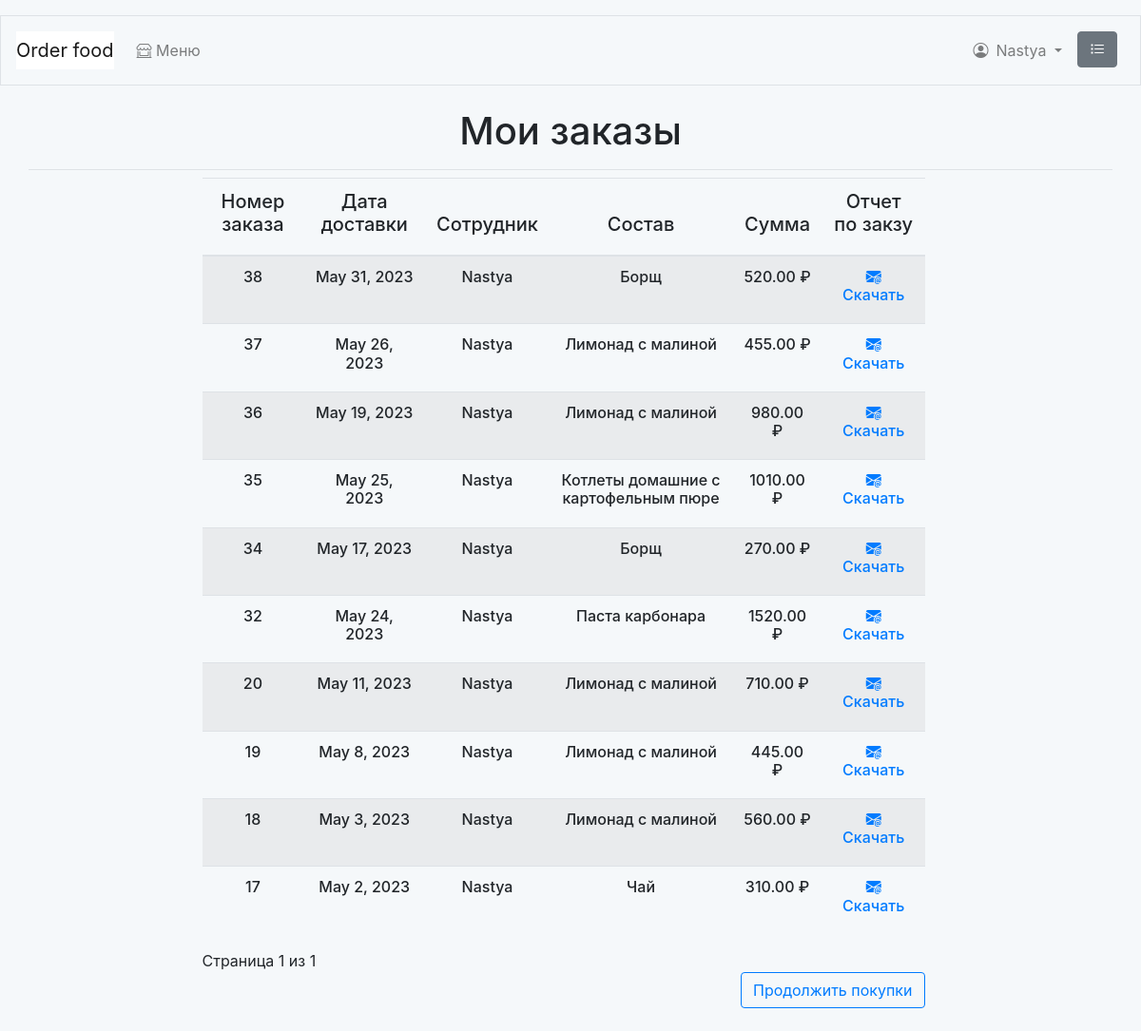
/orders/history/ (signed in), run on an earlier commit of the app's database.
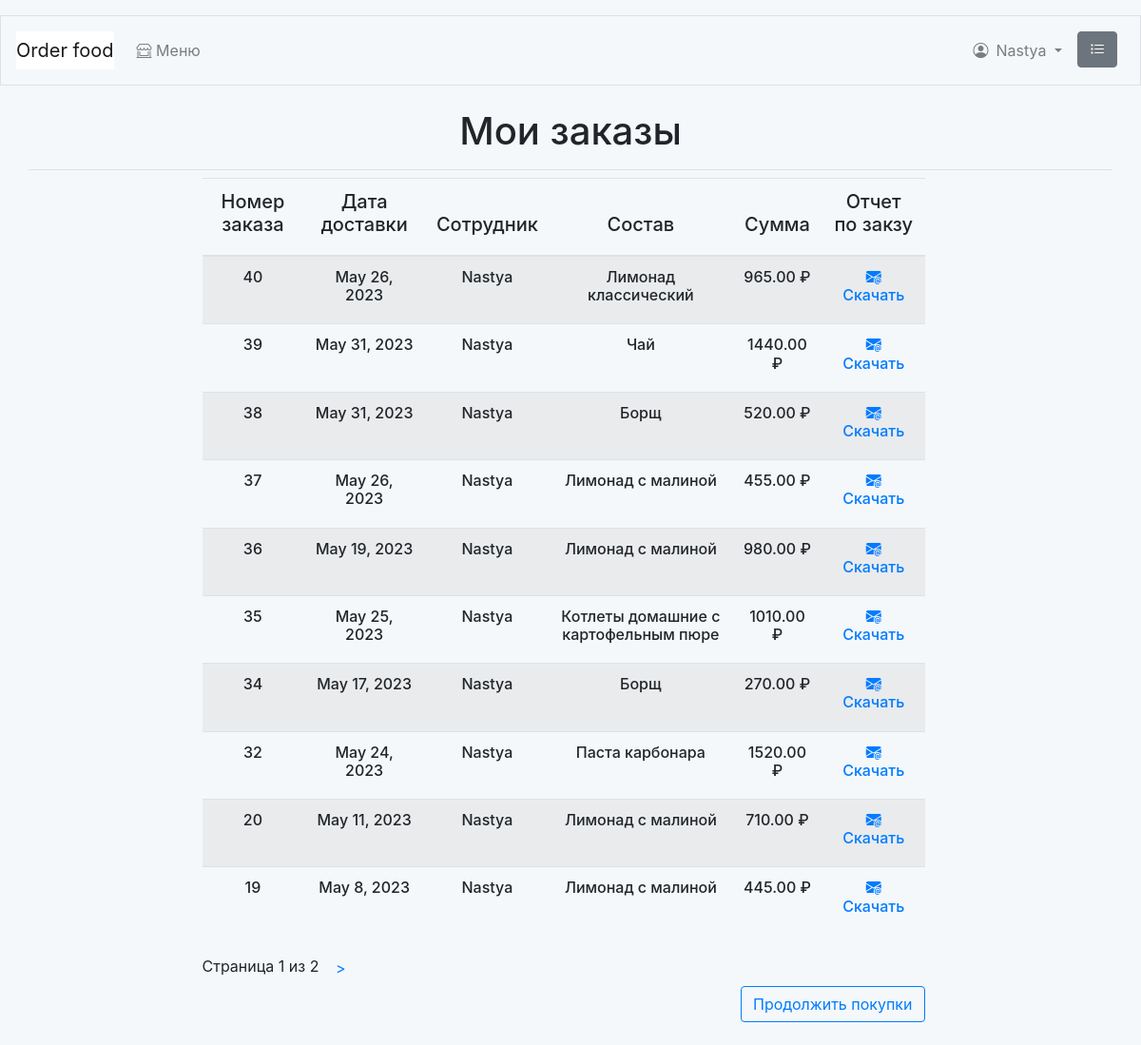
And on a later commit of the database.
### orders/models.py (models this page shows, shortened)
class Order(models.Model):
    name = models.ForeignKey(User,
                             related_name='name_employee',
                             on_delete=models.CASCADE)
    date = models.DateField()
    created = models.DateTimeField(auto_now_add=True)
    updated = models.DateTimeField(auto_now=True)
    paid = models.BooleanField(default=False)
    class Meta:
        ordering = ['-created']
        indexes = [
            models.Index(fields=['created']),
        ]

### food_order/models.py (models this page shows, shortened)
class Dish(models.Model):
    category = models.ForeignKey(Category,
                                 related_name='dishes',
                                 on_delete=models.CASCADE,
                                 default=None)
    name = models.CharField(max_length=50)
    slug = models.SlugField(max_length=50,
                            unique=True)
    image = models.ImageField(upload_to='dishes/%Y/%m/%d',
                              blank=True)
    description = models.TextField(blank=True)
    composition = models.CharField(max_length=250)
    price = models.DecimalField(max_digits=10,
                                decimal_places=2)
    available = models.BooleanField(default=True)
    created = models.DateTimeField(auto_now_add=True)
    updated = models.DateTimeField(auto_now=True)
    class Meta:
        ordering = ['name']
        indexes = [
            models.Index(fields=['id', 'slug']),
            models.Index(fields=['name']),
            models.Index(fields=['-created']),
        ]

### orders/views.py (the view)
@login_required
def get_orders_history(request):
    client = list(User.objects.filter(id=request.user.id).values())
    orders_list = [order for order in list(Order.objects.all().values())
                   if order['name_id'] == client[0]['id']]
    orders_id = [id['id'] for id in orders_list]
    orders_item_sum = {}
    orders_item_dishes = {}
    for i in orders_id:
        orders_item_sum[i] = 0
        orders_item_dishes[i] = ''
    for item in list(OrderItem.objects.all().values()):
        for i in list(orders_item_sum.keys()):
            if item['order_id'] == i:
                orders_item_sum[i] += item['price'] * item['quantity']
                orders_item_dishes[i] = list(Dish.objects.filter(
                                        id=item['dish_id']))
    for order in orders_list:
        print(order)
        if int(order['id']) in list(orders_item_sum.keys()):
            order['price'] = orders_item_sum[int(order['id'])]
            for i in orders_item_dishes[int(order['id'])]:
                order['dishes'] = i.name
    paginator = Paginator(orders_list, 10)
    page_number = request.GET.get('page', 1)
    try:
        orders = paginator.page(page_number)
    except PageNotAnInteger:
        orders = paginator.page(1)
    except EmptyPage:
        orders = paginator.page(paginator.num_pages)
    return render(request,
                  'orders/order/history.html',
                  {'orders': orders})

### cart/cart.py (called while the page is built)
    def __len__(self):
        return sum(item['quantity'] for item in self.cart.values())

### cart/context_processors.py (called while the page is built)
def cart(request):
    return {'cart': Cart(request)}

### orders/templates/orders/order/history.html (shortened to what this page needs)
{% extends "food_order/base.html" %}
{% load static %}
{% block page_header %}
  <div class="text-center"><h1>Мои заказы</h1></div>
{% endblock %}
{% block content %}
  {% if orders %}
  <div class="row mr-auto">
    <div class="col-md-1 col-lg-2"></div>
    <div class=" col-12 col-sm-12 col-md-10 col-lg-8">
      <table class="table table-striped shoplist">
        <thead class="shopunit" >
          <tr>
            <th class="primary">
              <h5 class="text-center">Номер заказа</h5>
            </th>
            <th class="primary">
              <h5 class="text-center">Дата доставки</h5>
            </th>
            <th class="primary">
              <h5 class="text-center">Сотрудник</h5>
            </th>
            <th class="primary">
              <h5 class="text-center">Состав</h5>
            </th>
            <th class="primary">
              <h5 class="text-center">Сумма</h5>
            </th>
            <th class="primary">
              <h5 class="text-center">Отчет по закзу</h5>
            </th>
          </tr>
        </thead>
        <tbody>
          {% for order in orders %}
            <tr>
              <td>
                <h6 class="text-center">{{ order.id }}</h6>
              </td>
              <td>
                <h6 class="text-center">{{ order.date }}</h6>
              </td>
              <td>
                <h6 class="text-center">{{ user.username }}</h6>
              </td>
              <td>
                <h6 class="text-center">{{ order.dishes }}</h6>
              </td>
              <td>
                <h6 class="text-center">{{ order.price }} ₽</h6>
              </td>
              <td>
                <a href="{% url 'orders:order_pdf' order.id %}"><h6 class="text-center"><i class="bi bi-envelope-at-fill"></i> Скачать</h6></a>
              </td>
            </tr>
          {% endfor %}
        </tbody>
      </table>
      {% include "pagination.html" with page=orders %}
      <p class="text-right">
        <a  href="{% url 'food_order:dish_list' %}" class="btn btn-outline-primary">Продолжить покупки</a>
      </p>
    </div>
    <div class="col-md-1 col-lg-2"></div>
  </div>
  {% else %}
  <h4 class="mt-3 mb-3 text-center">
    Заказов еще не было
  </h4>
  {% endif %}
{% endblock %}

### food_order/templates/food_order/base.html (shortened to what this page needs)
<!doctype html>
<html lang="en">
  <head>
    <link rel="stylesheet" href="https://cdn.jsdelivr.net/npm/bootstrap@4.0.0/dist/css/bootstrap.min.css">
    <link rel="stylesheet" href="https://cdn.jsdelivr.net/npm/bootstrap-icons@1.10.5/font/bootstrap-icons.css">
    <link rel="stylesheet" href="/static/css/base.css">
  </head>
  <body>
      <nav class="navbar navbar-expand-md navbar-light mb-4 border">
        {% if user.is_authenticated %}
          <a class="navbar-brand" href="{% url 'food_order:dish_list'%}">
              Order food</a>
        {% else %}
          <a class="navbar-brand" href="{% url 'food_order:index'%}">
              Order food</a>
        {% endif %}
        <div class="collapse navbar-collapse ml-auto" id="navbarCollapse">
          <ul class="navbar-nav mr-auto">
            <li class="nav-item my-2">
              <a class="nav-link" href="{% url 'food_order:dish_list' %}">
                <i class="bi bi-shop-window"></i> Меню</a>
            </li>
          </ul>
          <ul class="navbar-nav ml-auto">
            {% if user.is_authenticated %}
              <li class="nav-item dropdown my-2">
                <a class="nav-link dropdown-toggle" href="#" role="button" data-toggle="dropdown" aria-haspopup="true" aria-expanded="false">
                  <i class="bi bi-person-circle mr-2 mt-2"></i>{{ user.username }}
                </a>
              </li>
            {% endif %}
            <li class="nav-item d-none d-md-block ml-auto">
              <a class="nav-link" href="{% url 'orders:orders_history' %}">
                <i class="bi bi-list-task btn btn-secondary mr-sm-2 mr-md-0 mt-md-0" href="{% url 'orders:orders_history' %}"></i>
              </a>
            </li>
          </ul>
        </div>
      </nav>
        <div class="container pb-2 mb-2 border-bottom">
            {% block page_header %}{% endblock page_header %}
        </div>
        <div class="container-fluid  mb-2 noborder" >
            {% block content %}{% endblock content %}
        </div>
  </body>
</html>

What changed in the data, as far as the page shows it:
no longer on this page (row unchanged): Order: id "18", date "May 3, 2023", {{ user.username }} "Nastya", dishes "Лимонад с малиной", price "560.00"
no longer on this page (row unchanged): Order: id "17", date "May 2, 2023", {{ user.username }} "Nastya", dishes "Чай", price "310.00"
added Order: id "40", date "May 26, 2023", {{ user.username }} "Nastya", dishes "Лимонад классический", price "965.00"
added Order: id "39", date "May 31, 2023", {{ user.username }} "Nastya", dishes "Чай", price "1440.00"
Also different on the page:
{{ page.paginator.num_pages }}: "1" → "2"
